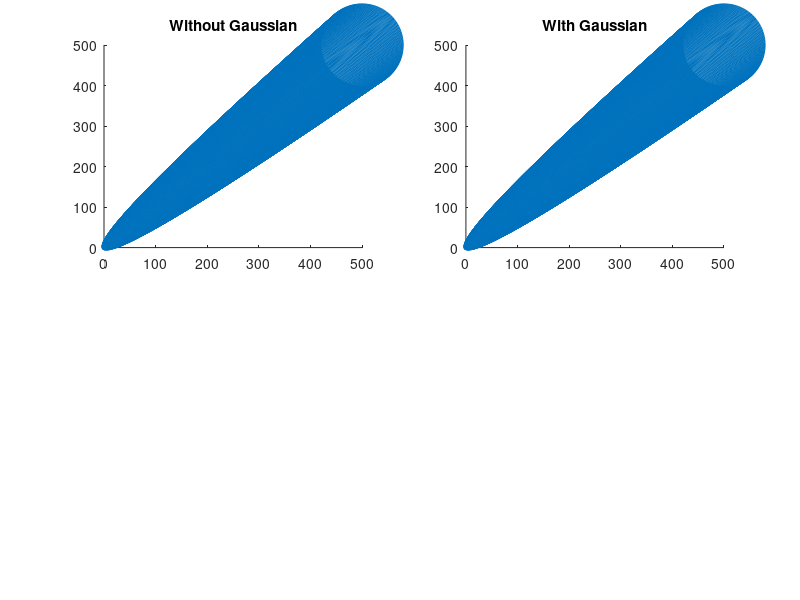

Source code (MATLAB):
%% 1a)
x = [1:500]';
y = [1:500]';
a = 2;%randi([1,500],1,1);
b = 5;%randi([1,500],1,1);
c = 7;%randi([1,500],1,1);
z = a*x + b*y + c;
z = z + randn(size(x));
subplot(2,2,1);
scatter(x,y,z)
title('Without Gaussian')
z = imnoise(z,'gaussian');
subplot(2,2,2)
scatter(x,y,z)
title('With Gaussian')

%% 1b)
A = [x y ones(size(x))];
mb_estimate = A\z

%% 1c)

%% 2-1)
